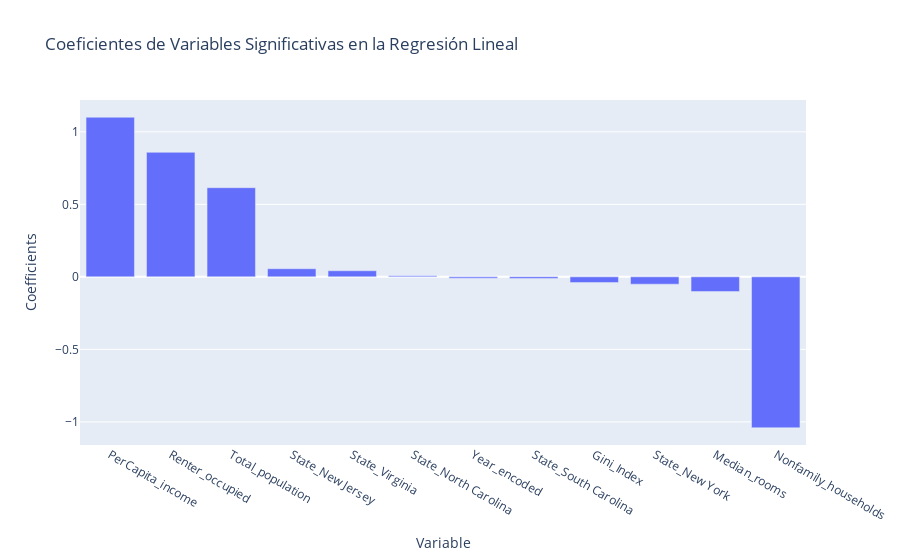

The cell this chart's notebook holds for it:
### Code cell
significant_variables = variable_coefficients[variable_coefficients['P-values'] <= 0.05]

# Ordenamos las variables por la magnitud del coeficiente
significant_variables = significant_variables.sort_values(by='Coefficients', ascending=False)

# Graficar los coeficientes de las variables significativas usando Plotly Express
fig = px.bar(significant_variables, x='Variable', y='Coefficients', title='Coeficientes de Variables Significativas en la Regresión Lineal')

# Mostrar el gráfico
fig.show()

### Figure 1 — Plotly figure (JSON) as saved in the notebook; plotly's stock layout.template omitted (floating-point values rounded to 4 significant figures)
{"data": [{"alignmentgroup": "True", "hovertemplate": "Variable=%{x}<br>Coefficients=%{y}<extra></extra>", "legendgroup": "", "marker": {"color": "#636efa", "pattern": {"shape": ""}}, "name": "", "offsetgroup": "", "orientation": "v", "showlegend": false, "textposition": "auto", "type": "bar", "x": ["PerCapita_income", "Renter_occupied", "Total_population", "State_New Jersey", "State_Virginia", "State_North Carolina", "Year_encoded", "State_South Carolina", "Gini_Index", "State_New York", "Median_rooms", "Nonfamily_households"], "xaxis": "x", "y": [1.101, 0.8588, 0.6149, 0.05596, 0.04196, 0.007486, -0.008918, -0.01141, -0.03942, -0.05041, -0.1012, -1.04], "yaxis": "y"}], "layout": {"barmode": "relative", "legend": {"tracegroupgap": 0}, "title": {"text": "Coeficientes de Variables Significativas en la Regresión Lineal"}, "xaxis": {"anchor": "y", "domain": [0, 1], "title": {"text": "Variable"}}, "yaxis": {"anchor": "x", "domain": [0, 1], "title": {"text": "Coefficients"}}}}
